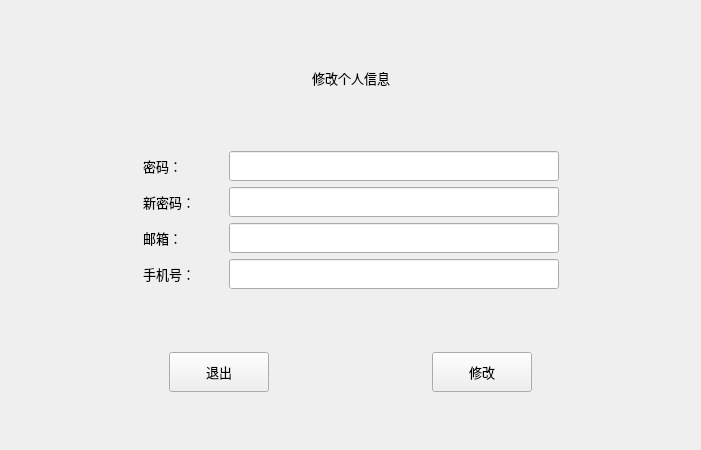
<?xml version="1.0" encoding="UTF-8"?>
<ui version="4.0">
 <class>changeUser</class>
 <widget class="QWidget" name="changeUser">
  <property name="geometry">
   <rect>
    <x>0</x>
    <y>0</y>
    <width>701</width>
    <height>450</height>
   </rect>
  </property>
  <property name="windowTitle">
   <string>Form</string>
  </property>
  <layout class="QGridLayout" name="gridLayout">
   <item row="0" column="0">
    <layout class="QVBoxLayout" name="verticalLayout_2">
     <item>
      <spacer name="verticalSpacer_3">
       <property name="orientation">
        <enum>Qt::Vertical</enum>
       </property>
       <property name="sizeHint" stdset="0">
        <size>
         <width>20</width>
         <height>17</height>
        </size>
       </property>
      </spacer>
     </item>
     <item>
      <layout class="QHBoxLayout" name="horizontalLayout_4">
       <item>
        <spacer name="horizontalSpacer_8">
         <property name="orientation">
          <enum>Qt::Horizontal</enum>
         </property>
         <property name="sizeHint" stdset="0">
          <size>
           <width>40</width>
           <height>20</height>
          </size>
         </property>
        </spacer>
       </item>
       <item>
        <widget class="QLabel" name="label_3">
         <property name="minimumSize">
          <size>
           <width>200</width>
           <height>30</height>
          </size>
         </property>
         <property name="maximumSize">
          <size>
           <width>200</width>
           <height>30</height>
          </size>
         </property>
         <property name="font">
          <font>
           <family>微软雅黑</family>
           <pointsize>10</pointsize>
           <weight>50</weight>
           <bold>false</bold>
          </font>
         </property>
         <property name="text">
          <string>修改个人信息</string>
         </property>
         <property name="alignment">
          <set>Qt::AlignCenter</set>
         </property>
        </widget>
       </item>
       <item>
        <spacer name="horizontalSpacer_9">
         <property name="orientation">
          <enum>Qt::Horizontal</enum>
         </property>
         <property name="sizeHint" stdset="0">
          <size>
           <width>40</width>
           <height>20</height>
          </size>
         </property>
        </spacer>
       </item>
      </layout>
     </item>
     <item>
      <spacer name="verticalSpacer_4">
       <property name="orientation">
        <enum>Qt::Vertical</enum>
       </property>
       <property name="sizeHint" stdset="0">
        <size>
         <width>20</width>
         <height>17</height>
        </size>
       </property>
      </spacer>
     </item>
     <item>
      <layout class="QVBoxLayout" name="verticalLayout">
       <item>
        <layout class="QHBoxLayout" name="horizontalLayout_6">
         <item>
          <spacer name="horizontalSpacer_6">
           <property name="orientation">
            <enum>Qt::Horizontal</enum>
           </property>
           <property name="sizeHint" stdset="0">
            <size>
             <width>40</width>
             <height>20</height>
            </size>
           </property>
          </spacer>
         </item>
         <item>
          <widget class="QLabel" name="label_4">
           <property name="minimumSize">
            <size>
             <width>80</width>
             <height>30</height>
            </size>
           </property>
           <property name="maximumSize">
            <size>
             <width>80</width>
             <height>30</height>
            </size>
           </property>
           <property name="font">
            <font>
             <family>微软雅黑</family>
             <pointsize>10</pointsize>
             <weight>50</weight>
             <bold>false</bold>
            </font>
           </property>
           <property name="text">
            <string>密码：</string>
           </property>
          </widget>
         </item>
         <item>
          <widget class="QLineEdit" name="Oldpassword">
           <property name="minimumSize">
            <size>
             <width>330</width>
             <height>30</height>
            </size>
           </property>
           <property name="maximumSize">
            <size>
             <width>330</width>
             <height>30</height>
            </size>
           </property>
           <property name="font">
            <font>
             <family>微软雅黑</family>
             <pointsize>10</pointsize>
             <weight>50</weight>
             <bold>false</bold>
            </font>
           </property>
          </widget>
         </item>
         <item>
          <spacer name="horizontalSpacer_11">
           <property name="orientation">
            <enum>Qt::Horizontal</enum>
           </property>
           <property name="sizeHint" stdset="0">
            <size>
             <width>40</width>
             <height>20</height>
            </size>
           </property>
          </spacer>
         </item>
        </layout>
       </item>
       <item>
        <layout class="QHBoxLayout" name="horizontalLayout_3">
         <item>
          <spacer name="horizontalSpacer_4">
           <property name="orientation">
            <enum>Qt::Horizontal</enum>
           </property>
           <property name="sizeHint" stdset="0">
            <size>
             <width>40</width>
             <height>20</height>
            </size>
           </property>
          </spacer>
         </item>
         <item>
          <widget class="QLabel" name="label_2">
           <property name="minimumSize">
            <size>
             <width>80</width>
             <height>30</height>
            </size>
           </property>
           <property name="maximumSize">
            <size>
             <width>80</width>
             <height>30</height>
            </size>
           </property>
           <property name="font">
            <font>
             <family>微软雅黑</family>
             <pointsize>10</pointsize>
             <weight>50</weight>
             <bold>false</bold>
            </font>
           </property>
           <property name="text">
            <string>新密码：</string>
           </property>
          </widget>
         </item>
         <item>
          <widget class="QLineEdit" name="Newpassword">
           <property name="minimumSize">
            <size>
             <width>330</width>
             <height>30</height>
            </size>
           </property>
           <property name="maximumSize">
            <size>
             <width>330</width>
             <height>30</height>
            </size>
           </property>
           <property name="font">
            <font>
             <family>微软雅黑</family>
             <pointsize>10</pointsize>
             <weight>50</weight>
             <bold>false</bold>
            </font>
           </property>
          </widget>
         </item>
         <item>
          <spacer name="horizontalSpacer_7">
           <property name="orientation">
            <enum>Qt::Horizontal</enum>
           </property>
           <property name="sizeHint" stdset="0">
            <size>
             <width>40</width>
             <height>20</height>
            </size>
           </property>
          </spacer>
         </item>
        </layout>
       </item>
       <item>
        <layout class="QHBoxLayout" name="horizontalLayout_11">
         <item>
          <spacer name="horizontalSpacer_23">
           <property name="orientation">
            <enum>Qt::Horizontal</enum>
           </property>
           <property name="sizeHint" stdset="0">
            <size>
             <width>40</width>
             <height>20</height>
            </size>
           </property>
          </spacer>
         </item>
         <item>
          <widget class="QLabel" name="label_9">
           <property name="minimumSize">
            <size>
             <width>80</width>
             <height>30</height>
            </size>
           </property>
           <property name="maximumSize">
            <size>
             <width>80</width>
             <height>30</height>
            </size>
           </property>
           <property name="font">
            <font>
             <family>微软雅黑</family>
             <pointsize>10</pointsize>
             <weight>50</weight>
             <bold>false</bold>
            </font>
           </property>
           <property name="text">
            <string>邮箱：</string>
           </property>
          </widget>
         </item>
         <item>
          <widget class="QLineEdit" name="NewEmail">
           <property name="minimumSize">
            <size>
             <width>330</width>
             <height>30</height>
            </size>
           </property>
           <property name="maximumSize">
            <size>
             <width>330</width>
             <height>30</height>
            </size>
           </property>
           <property name="font">
            <font>
             <family>微软雅黑</family>
             <pointsize>10</pointsize>
             <weight>50</weight>
             <bold>false</bold>
            </font>
           </property>
          </widget>
         </item>
         <item>
          <spacer name="horizontalSpacer_24">
           <property name="orientation">
            <enum>Qt::Horizontal</enum>
           </property>
           <property name="sizeHint" stdset="0">
            <size>
             <width>40</width>
             <height>20</height>
            </size>
           </property>
          </spacer>
         </item>
        </layout>
       </item>
       <item>
        <layout class="QHBoxLayout" name="horizontalLayout_10">
         <item>
          <spacer name="horizontalSpacer_5">
           <property name="orientation">
            <enum>Qt::Horizontal</enum>
           </property>
           <property name="sizeHint" stdset="0">
            <size>
             <width>40</width>
             <height>20</height>
            </size>
           </property>
          </spacer>
         </item>
         <item>
          <widget class="QLabel" name="label_8">
           <property name="minimumSize">
            <size>
             <width>80</width>
             <height>30</height>
            </size>
           </property>
           <property name="maximumSize">
            <size>
             <width>80</width>
             <height>30</height>
            </size>
           </property>
           <property name="font">
            <font>
             <family>微软雅黑</family>
             <pointsize>10</pointsize>
             <weight>50</weight>
             <bold>false</bold>
            </font>
           </property>
           <property name="text">
            <string>手机号：</string>
           </property>
          </widget>
         </item>
         <item>
          <widget class="QLineEdit" name="NewPhone">
           <property name="minimumSize">
            <size>
             <width>330</width>
             <height>30</height>
            </size>
           </property>
           <property name="maximumSize">
            <size>
             <width>330</width>
             <height>30</height>
            </size>
           </property>
           <property name="font">
            <font>
             <family>微软雅黑</family>
             <pointsize>10</pointsize>
             <weight>50</weight>
             <bold>false</bold>
            </font>
           </property>
          </widget>
         </item>
         <item>
          <spacer name="horizontalSpacer_22">
           <property name="orientation">
            <enum>Qt::Horizontal</enum>
           </property>
           <property name="sizeHint" stdset="0">
            <size>
             <width>40</width>
             <height>20</height>
            </size>
           </property>
          </spacer>
         </item>
        </layout>
       </item>
      </layout>
     </item>
     <item>
      <spacer name="verticalSpacer">
       <property name="orientation">
        <enum>Qt::Vertical</enum>
       </property>
       <property name="sizeHint" stdset="0">
        <size>
         <width>14</width>
         <height>13</height>
        </size>
       </property>
      </spacer>
     </item>
     <item>
      <layout class="QHBoxLayout" name="horizontalLayout_5">
       <item>
        <spacer name="horizontalSpacer_2">
         <property name="orientation">
          <enum>Qt::Horizontal</enum>
         </property>
         <property name="sizeHint" stdset="0">
          <size>
           <width>40</width>
           <height>20</height>
          </size>
         </property>
        </spacer>
       </item>
       <item>
        <widget class="QPushButton" name="btnclose">
         <property name="minimumSize">
          <size>
           <width>100</width>
           <height>40</height>
          </size>
         </property>
         <property name="maximumSize">
          <size>
           <width>80</width>
           <height>30</height>
          </size>
         </property>
         <property name="font">
          <font>
           <family>微软雅黑</family>
           <pointsize>10</pointsize>
           <weight>50</weight>
           <bold>false</bold>
          </font>
         </property>
         <property name="text">
          <string>退出</string>
         </property>
        </widget>
       </item>
       <item>
        <spacer name="horizontalSpacer_10">
         <property name="orientation">
          <enum>Qt::Horizontal</enum>
         </property>
         <property name="sizeHint" stdset="0">
          <size>
           <width>40</width>
           <height>20</height>
          </size>
         </property>
        </spacer>
       </item>
       <item>
        <widget class="QPushButton" name="btnChange">
         <property name="minimumSize">
          <size>
           <width>100</width>
           <height>40</height>
          </size>
         </property>
         <property name="maximumSize">
          <size>
           <width>80</width>
           <height>30</height>
          </size>
         </property>
         <property name="font">
          <font>
           <family>微软雅黑</family>
           <pointsize>10</pointsize>
           <weight>50</weight>
           <bold>false</bold>
          </font>
         </property>
         <property name="text">
          <string>修改</string>
         </property>
        </widget>
       </item>
       <item>
        <spacer name="horizontalSpacer_19">
         <property name="orientation">
          <enum>Qt::Horizontal</enum>
         </property>
         <property name="sizeHint" stdset="0">
          <size>
           <width>40</width>
           <height>20</height>
          </size>
         </property>
        </spacer>
       </item>
      </layout>
     </item>
     <item>
      <spacer name="verticalSpacer_2">
       <property name="orientation">
        <enum>Qt::Vertical</enum>
       </property>
       <property name="sizeHint" stdset="0">
        <size>
         <width>14</width>
         <height>13</height>
        </size>
       </property>
      </spacer>
     </item>
    </layout>
   </item>
  </layout>
 </widget>
 <resources/>
 <connections/>
</ui>
